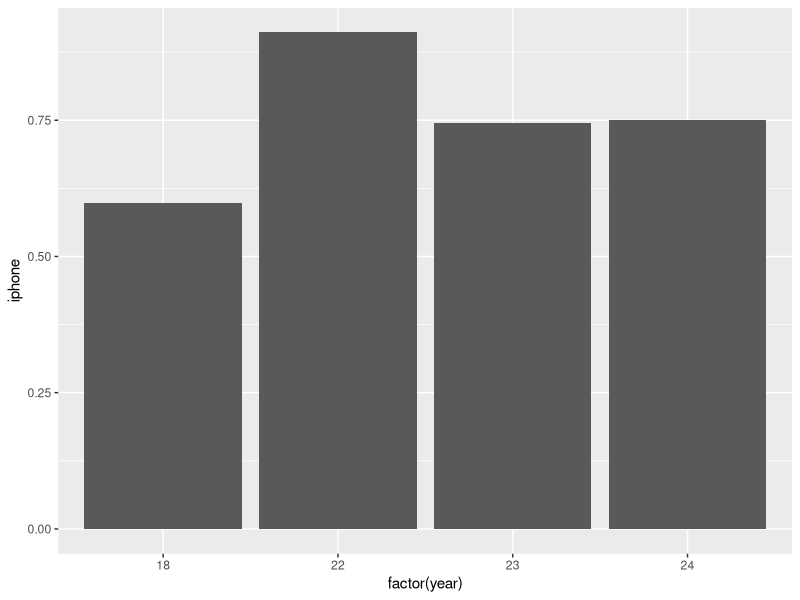
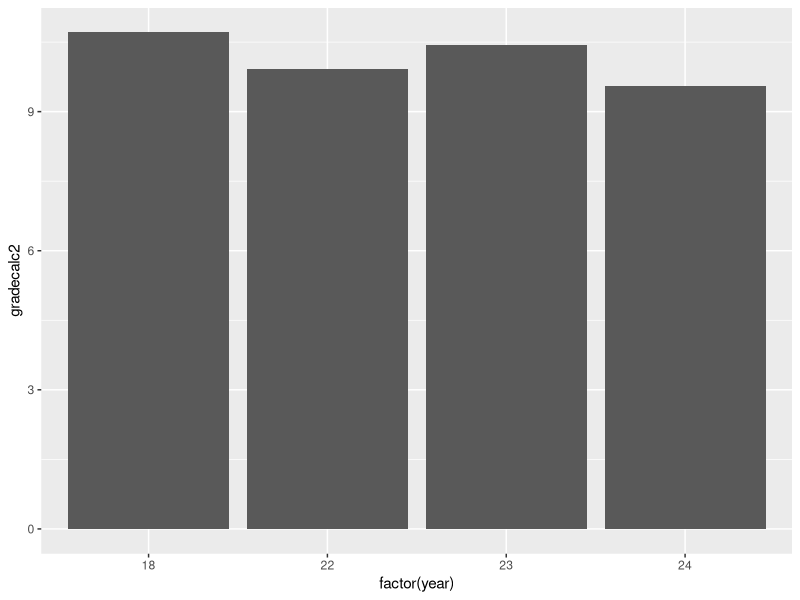
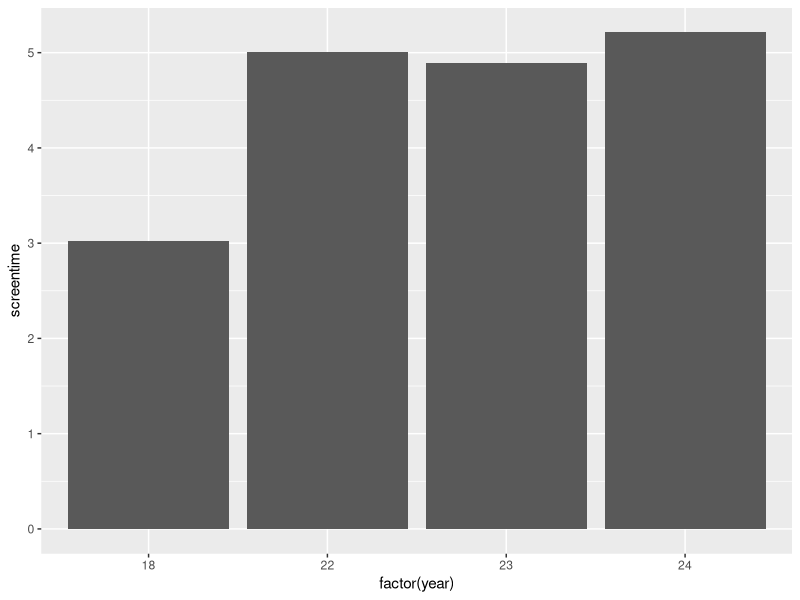
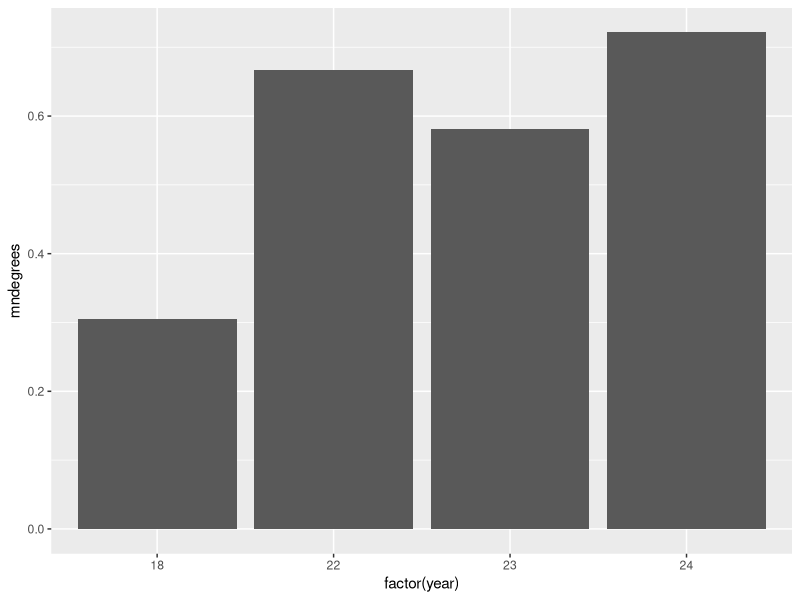
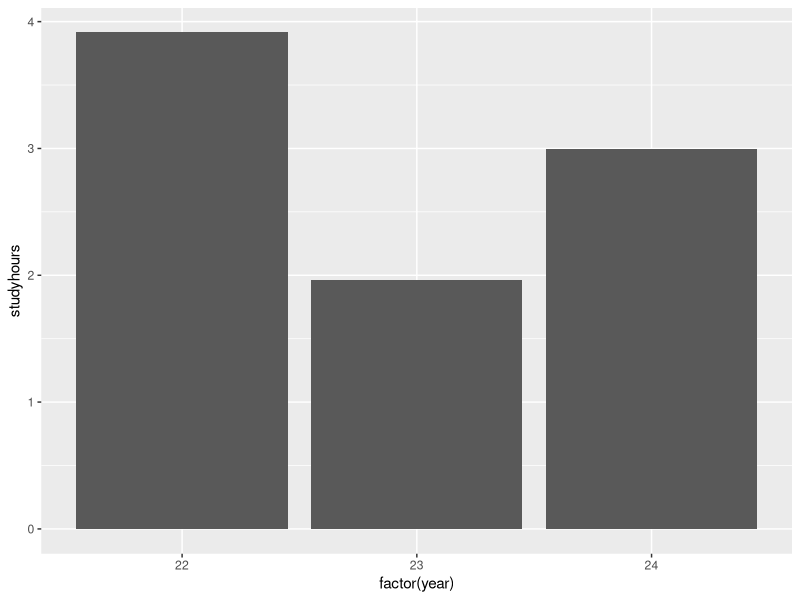
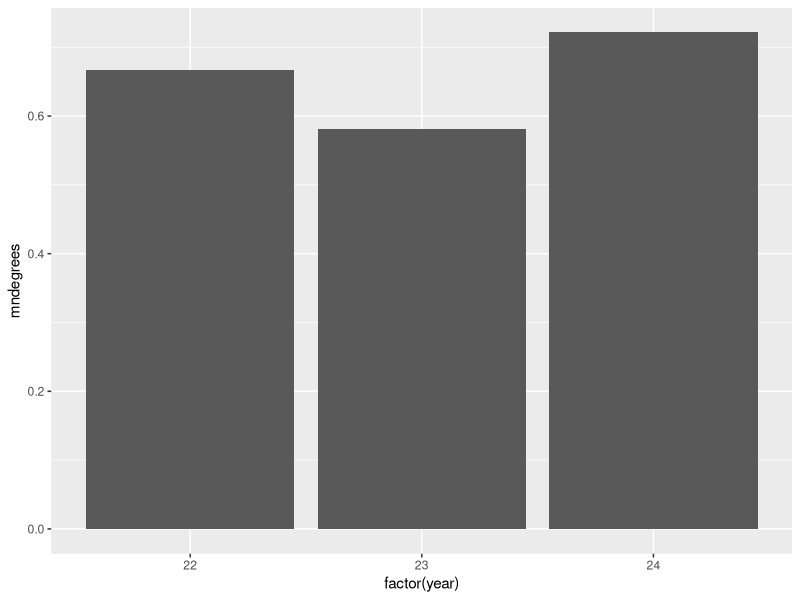
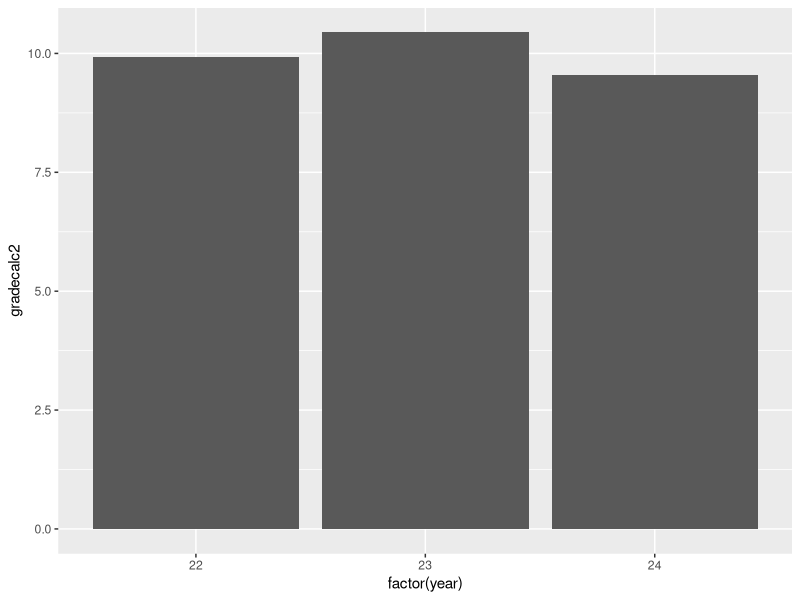

Recreate these plots in R, in order.
#PRELIM OBSERVATIONS
# What questions can we ask with this data?

# Load lib
library(tidyverse)
library(here)
library(chron)
library(readxl)
library(dplyr)

# Load files (5)
c1<- read_xlsx(here("MA231 TEN AM FALL 2022.xlsx"))
c2<- read_xlsx(here("MA231 ONE PM FALL 2022.xlsx"))
d1<- read_xlsx(here("MA232 NINE AM SPRING 2024.xlsx"))
d2<- read_xlsx(here("MA232 TWELVE PM SPRING 2024.xlsx"))
s<- read_xlsx(here("MA232 TWELVE PM SPRING 2023.xlsx"))

# Add more information to the files and combine them
# Add column describing the year, course name, and semester
c1 <- c1|> mutate(year = 22,
                  semester = 0, #fall = 0, spring = 1
                  time = times(paste0(10, ":00", ":00")),
                  coursecode = 231)
c2 <- c2|> mutate(year = 22,
                  semester = 0, #fall = 0, spring = 1
                  time = times(paste0(13, ":00", ":00")),
                  coursecode = 231) 
d1 <- d1|> mutate(year = 24,
                  semester = 1, #fall = 0, spring = 1
                  time = times(paste0(9, ":00", ":00")),
                  coursecode = 232,) 
d2 <- d2|> mutate(year = 24,
                  semester = 1, #fall = 0, spring = 1
                  time = times(paste0(12, ":00", ":00")),
                  coursecode = 232) 
s <- s|> mutate(year = 23,
                semester = 1, #fall = 0, spring =1
                time = times(paste0(12, ":00", ":00")),
                coursecode = 232) 

# Re-arrange everything
c1 <- c1|>relocate(c("year", "semester", "time", "coursecode"))
c2 <- c2|>relocate(c("year", "semester", "time", "coursecode"))
d1 <- d1|>relocate(c("year", "semester", "time", "coursecode"))
d2 <- d2|>relocate(c("year", "semester", "time", "coursecode"))
s <- s|>relocate(c("year", "semester", "time", "coursecode"))

# Combine sets
calc3total <- rbind(c1, c2)
diffeqtotal <- rbind(d1, d2, s)
diffeqdf <- rbind(d1, d2)

# Move stuff around
calc3total <- calc3total|>relocate("gradecalc2", .after = "noprereq")
diffeqtotal <- diffeqtotal|>relocate("gradecalc2", .after = "noprereq")

# bind all
cols3 <- colnames(select(calc3total, -c("gradediffeq", "diffeq", "noprereq", "gradecalc3")))
postCOVID <- rbind(
  subset(calc3total, select = cols3), 
  subset(diffeqtotal, select = cols3)
)

# Meta analysis of past data, load data
preCOVID <- read_xlsx("datafor_r.xlsx")

# Clean
# time here is if the class is MWF or TuTh, where MWF is 1.
names(preCOVID) <- c("aem", "gradecalc1", "gradecalc2", "gradecalc3", "gradediffeq", "gpapr", "gradyr", "iphone", "time", "mjdegrees", "mndegrees", "NUniPre", "PhAlwys", "PhAwy", "PhDistr", "PhOnce", "screentime")
preCOVID <- preCOVID|> mutate(year = 18,
                  semester = 0, #fall = 0, spring = 1
                  coursecode = 330)
preCOVID <- preCOVID|>relocate(c("year", "semester", "time", "coursecode"))
preCOVID <- preCOVID|>relocate("mndegrees", .after = "iphone")

# rbind all together by common columns
common <- colnames(select(postCOVID, c("year", "semester", "time", "coursecode", "iphone", "mndegrees", "gradecalc2", "screentime")))
all <- rbind(
  subset(preCOVID, select = common), 
  subset(postCOVID, select = common)
)

# Now do some general graphs throughout covid
ggplot(all, aes(x = factor(year), y = iphone)) + 
  geom_bar(stat = "summary", fun = "mean") 

ggplot(all, aes(x = factor(year), y = gradecalc2)) + 
  geom_bar(stat = "summary", fun = "mean")

ggplot(all, aes(x = factor(year), y = screentime)) + 
  geom_bar(stat = "summary", fun = "mean")

ggplot(all, aes(x=factor(year), y = mndegrees))+
  geom_bar(stat = "summary", fun = "mean")

# Some for only post COVID
ggplot(postCOVID, aes(x=factor(year), y = studyhours))+
  geom_bar(stat = "summary", fun = "mean")

ggplot(postCOVID, aes(x=factor(year), y = mndegrees))+
  geom_bar(stat = "summary", fun = "mean")

ggplot(postCOVID, aes(x=factor(year), y = gradecalc2))+
  geom_bar(stat = "summary", fun = "mean")

# t-test, anova, two population proportion test
# moving towards understanding our analysis and making sense of what we are doing.


library(openxlsx)
write.xlsx(calc3total, "calc3.xlsx")
write.xlsx(diffeqtotal, "diffeq.xlsx")
write.xlsx(all, "all.xlsx")
